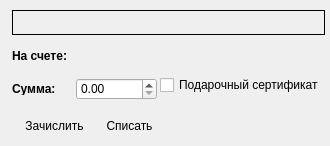
<?xml version="1.0" encoding="UTF-8"?>
<ui version="4.0">
 <class>frmSchetClienta</class>
 <widget class="QWidget" name="frmSchetClienta">
  <property name="windowModality">
   <enum>Qt::ApplicationModal</enum>
  </property>
  <property name="geometry">
   <rect>
    <x>0</x>
    <y>0</y>
    <width>330</width>
    <height>146</height>
   </rect>
  </property>
  <property name="sizePolicy">
   <sizepolicy hsizetype="Fixed" vsizetype="Fixed">
    <horstretch>0</horstretch>
    <verstretch>0</verstretch>
   </sizepolicy>
  </property>
  <property name="minimumSize">
   <size>
    <width>330</width>
    <height>146</height>
   </size>
  </property>
  <property name="maximumSize">
   <size>
    <width>330</width>
    <height>146</height>
   </size>
  </property>
  <property name="windowTitle">
   <string/>
  </property>
  <property name="autoFillBackground">
   <bool>true</bool>
  </property>
  <widget class="QLabel" name="l_client">
   <property name="geometry">
    <rect>
     <x>12</x>
     <y>10</y>
     <width>313</width>
     <height>25</height>
    </rect>
   </property>
   <property name="font">
    <font>
     <family>Times New Roman</family>
     <pointsize>14</pointsize>
     <weight>75</weight>
     <bold>true</bold>
    </font>
   </property>
   <property name="autoFillBackground">
    <bool>false</bool>
   </property>
   <property name="frameShape">
    <enum>QFrame::Box</enum>
   </property>
   <property name="text">
    <string/>
   </property>
  </widget>
  <widget class="QLabel" name="l_naschetu">
   <property name="geometry">
    <rect>
     <x>12</x>
     <y>48</y>
     <width>61</width>
     <height>16</height>
    </rect>
   </property>
   <property name="font">
    <font>
     <weight>75</weight>
     <bold>true</bold>
    </font>
   </property>
   <property name="text">
    <string>На счете:</string>
   </property>
  </widget>
  <widget class="QLineEdit" name="naschete">
   <property name="enabled">
    <bool>false</bool>
   </property>
   <property name="geometry">
    <rect>
     <x>76</x>
     <y>46</y>
     <width>81</width>
     <height>20</height>
    </rect>
   </property>
   <property name="font">
    <font>
     <pointsize>10</pointsize>
     <weight>75</weight>
     <bold>true</bold>
     <stylestrategy>PreferAntialias</stylestrategy>
    </font>
   </property>
   <property name="frame">
    <bool>false</bool>
   </property>
  </widget>
  <widget class="QLabel" name="label">
   <property name="geometry">
    <rect>
     <x>12</x>
     <y>82</y>
     <width>46</width>
     <height>13</height>
    </rect>
   </property>
   <property name="font">
    <font>
     <weight>75</weight>
     <bold>true</bold>
    </font>
   </property>
   <property name="text">
    <string>Сумма:</string>
   </property>
  </widget>
  <widget class="QDoubleSpinBox" name="summa">
   <property name="geometry">
    <rect>
     <x>76</x>
     <y>78</y>
     <width>81</width>
     <height>22</height>
    </rect>
   </property>
   <property name="decimals">
    <number>2</number>
   </property>
   <property name="maximum">
    <double>9999.989999999999782</double>
   </property>
   <property name="singleStep">
    <double>4.000000000000000</double>
   </property>
  </widget>
  <widget class="QPushButton" name="add_summa">
   <property name="geometry">
    <rect>
     <x>12</x>
     <y>114</y>
     <width>85</width>
     <height>23</height>
    </rect>
   </property>
   <property name="text">
    <string>Зачислить</string>
   </property>
   <property name="autoDefault">
    <bool>true</bool>
   </property>
   <property name="default">
    <bool>true</bool>
   </property>
   <property name="flat">
    <bool>true</bool>
   </property>
  </widget>
  <widget class="QPushButton" name="del_summa">
   <property name="geometry">
    <rect>
     <x>92</x>
     <y>114</y>
     <width>75</width>
     <height>23</height>
    </rect>
   </property>
   <property name="text">
    <string>Списать</string>
   </property>
   <property name="flat">
    <bool>true</bool>
   </property>
  </widget>
  <widget class="QCheckBox" name="sertifikat">
   <property name="geometry">
    <rect>
     <x>160</x>
     <y>76</y>
     <width>161</width>
     <height>18</height>
    </rect>
   </property>
   <property name="text">
    <string>Подарочный сертификат</string>
   </property>
  </widget>
 </widget>
 <resources/>
 <connections/>
</ui>
